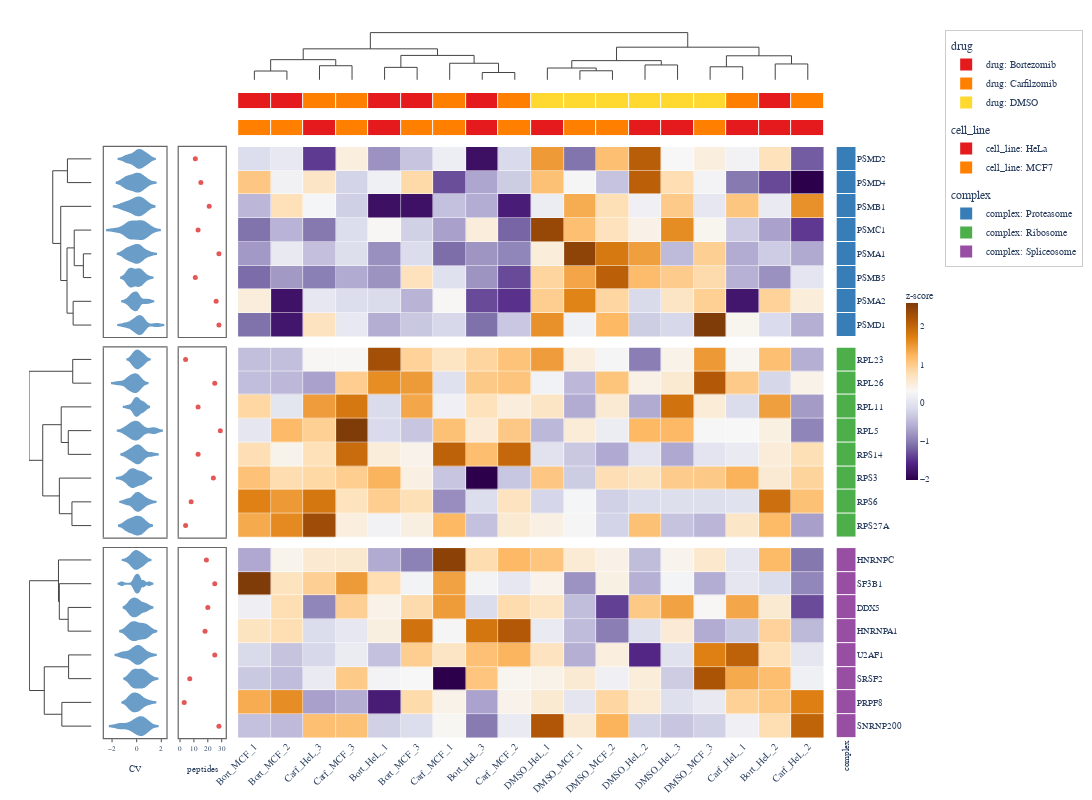

Notebook code for this chart:
### Code cell
# Rich annotations: violin (replicate CV) + scatter (peptide count) on the left
# Start from the SAME df3 — extract matrix, build HeatmapAnnotation manually.

from plotly_complexheatmap import ComplexHeatmap, HeatmapAnnotation

# Extract heatmap matrix from the flat DataFrame
matrix = df3.set_index("protein").drop(columns=["complex"])

# Simulated additional per-protein data (would come from the same experiment)
violin_reps = rng3.normal(0, 0.5, (n_prot, 15))  # 15 technical replicates
peptide_count = rng3.integers(3, 30, n_prot).astype(float)  # unique peptides

# Left: violin (replicate variability) + scatter (peptide count)
left_ha = HeatmapAnnotation(
    CV={"values": violin_reps, "type": "violin", "color": "#6A9EC9"},
    peptides={"values": peptide_count, "type": "scatter", "color": "#E45756", "marker_size": 5},
    which="row",
)
# Top: sample metadata
top_ha = HeatmapAnnotation(drug=drugs, cell_line=cell_lines)
# Right: complex (from DF column)
right_ha = HeatmapAnnotation(complex=df3["complex"].tolist(), which="row")

ComplexHeatmap(
    matrix,
    top_annotation=top_ha,
    left_annotation=left_ha,
    right_annotation=right_ha,
    split_rows_by="complex",
    colorscale="PuOr_r",
    normalize="row",
    name="z-score",
    cluster_metric="correlation",
    width=1150,
    height=800,
).to_plotly()
